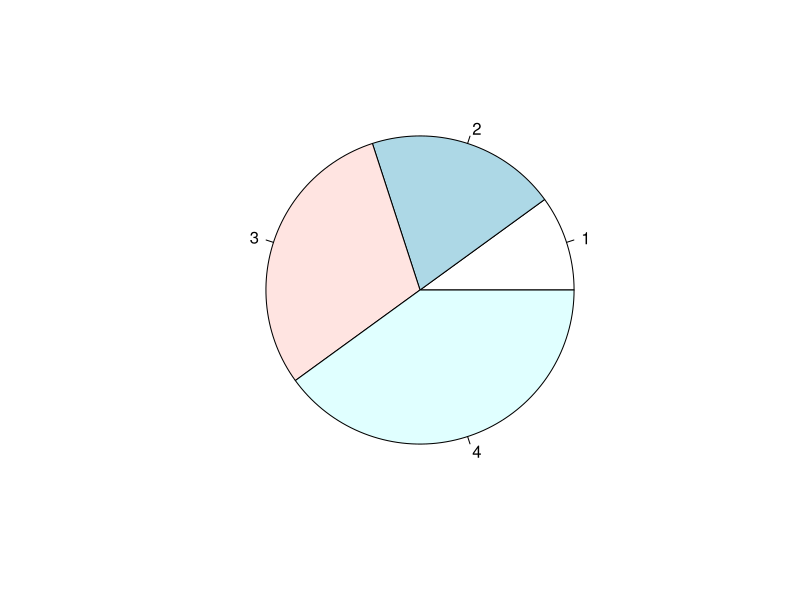

The R source for this figure:

print("assign expression and addition expression")
a=3
b=a+1
e=b+1
d=e-e
print(d)
a = 2
print(a)
if(a %% 2 == 0){
    print("oushu")
}else{
    print("jishu")
}
a = 5
repeat{
    print(a)
    a = a - 1
    if(a == 0){
        break
    }
}
a = 5
repeat{

    if(a == 4){
        a = a - 1
        next
    }
    if(a == 0){
        break
    }
    print(a)
    a = a - 1
}
i = 10
repeat{
    i = i - 1
    print(i)
    if(i == 0){
        break
    }
}
c_test <-c (1,"b",2,9)
d_test <-c (1,2,3,4)
print(c_test)
print('=================')
for(i in c_test){
    print(i)
}
print('=================')
x <- function(f,s){
    g=s+f
    print(g)
}
x(9,7)
pie(d_test)